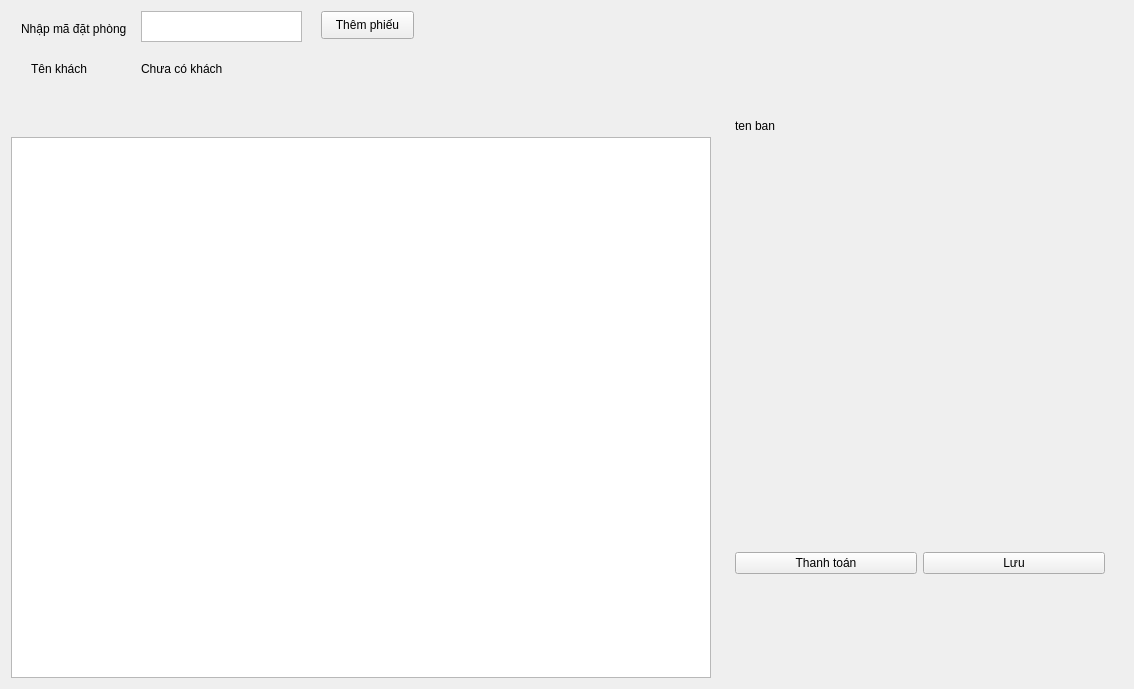
<?xml version="1.0" encoding="UTF-8"?>
<ui version="4.0">
 <class>DatPhong_UI</class>
 <widget class="QWidget" name="DatPhong_UI">
  <property name="geometry">
   <rect>
    <x>0</x>
    <y>0</y>
    <width>1134</width>
    <height>689</height>
   </rect>
  </property>
  <property name="windowTitle">
   <string>Form</string>
  </property>
  <layout class="QHBoxLayout" name="horizontalLayout_2">
   <item>
    <widget class="QWidget" name="left" native="true">
     <property name="sizePolicy">
      <sizepolicy hsizetype="Maximum" vsizetype="Preferred">
       <horstretch>0</horstretch>
       <verstretch>0</verstretch>
      </sizepolicy>
     </property>
     <property name="minimumSize">
      <size>
       <width>700</width>
       <height>0</height>
      </size>
     </property>
     <property name="maximumSize">
      <size>
       <width>800</width>
       <height>16777215</height>
      </size>
     </property>
     <layout class="QVBoxLayout" name="verticalLayout">
      <property name="leftMargin">
       <number>0</number>
      </property>
      <property name="topMargin">
       <number>0</number>
      </property>
      <property name="rightMargin">
       <number>0</number>
      </property>
      <property name="bottomMargin">
       <number>0</number>
      </property>
      <item>
       <widget class="QWidget" name="header" native="true">
        <property name="minimumSize">
         <size>
          <width>0</width>
          <height>120</height>
         </size>
        </property>
        <widget class="QLabel" name="label_3">
         <property name="geometry">
          <rect>
           <x>10</x>
           <y>10</y>
           <width>121</width>
           <height>16</height>
          </rect>
         </property>
         <property name="text">
          <string>Nhập mã đặt phòng</string>
         </property>
        </widget>
        <widget class="QTextEdit" name="textEditIdPhieuDatPhong">
         <property name="geometry">
          <rect>
           <x>130</x>
           <y>0</y>
           <width>161</width>
           <height>31</height>
          </rect>
         </property>
        </widget>
        <widget class="QPushButton" name="btnUpdateDatPhong">
         <property name="geometry">
          <rect>
           <x>310</x>
           <y>0</y>
           <width>93</width>
           <height>28</height>
          </rect>
         </property>
         <property name="text">
          <string>Thêm phiếu</string>
         </property>
        </widget>
        <widget class="QLabel" name="label_4">
         <property name="geometry">
          <rect>
           <x>20</x>
           <y>50</y>
           <width>91</width>
           <height>16</height>
          </rect>
         </property>
         <property name="styleSheet">
          <string notr="true">font: 75 10pt &quot;MS Shell Dlg 2&quot;;</string>
         </property>
         <property name="text">
          <string>Tên khách</string>
         </property>
        </widget>
        <widget class="QLabel" name="lbCustomerName">
         <property name="geometry">
          <rect>
           <x>130</x>
           <y>50</y>
           <width>251</width>
           <height>16</height>
          </rect>
         </property>
         <property name="text">
          <string>Chưa có khách</string>
         </property>
        </widget>
       </widget>
      </item>
      <item>
       <widget class="QTableView" name="tableView">
        <property name="sizePolicy">
         <sizepolicy hsizetype="Expanding" vsizetype="Expanding">
          <horstretch>0</horstretch>
          <verstretch>0</verstretch>
         </sizepolicy>
        </property>
        <property name="maximumSize">
         <size>
          <width>800</width>
          <height>16777215</height>
         </size>
        </property>
       </widget>
      </item>
     </layout>
    </widget>
   </item>
   <item>
    <widget class="QWidget" name="right" native="true">
     <property name="sizePolicy">
      <sizepolicy hsizetype="Expanding" vsizetype="Preferred">
       <horstretch>0</horstretch>
       <verstretch>0</verstretch>
      </sizepolicy>
     </property>
     <layout class="QVBoxLayout" name="verticalLayout_2">
      <item>
       <widget class="QWidget" name="infor" native="true">
        <layout class="QVBoxLayout" name="verticalLayout_3">
         <item>
          <widget class="QLabel" name="labelTableName">
           <property name="text">
            <string>ten ban</string>
           </property>
          </widget>
         </item>
        </layout>
       </widget>
      </item>
      <item>
       <widget class="QWidget" name="bodyW" native="true"/>
      </item>
      <item>
       <widget class="QWidget" name="paymentW" native="true">
        <layout class="QHBoxLayout" name="horizontalLayout">
         <item>
          <widget class="QPushButton" name="btnCompletePayment">
           <property name="text">
            <string>Thanh toán</string>
           </property>
          </widget>
         </item>
         <item>
          <widget class="QPushButton" name="btnSave">
           <property name="text">
            <string>Lưu</string>
           </property>
          </widget>
         </item>
        </layout>
       </widget>
      </item>
     </layout>
    </widget>
   </item>
  </layout>
 </widget>
 <resources/>
 <connections/>
</ui>
